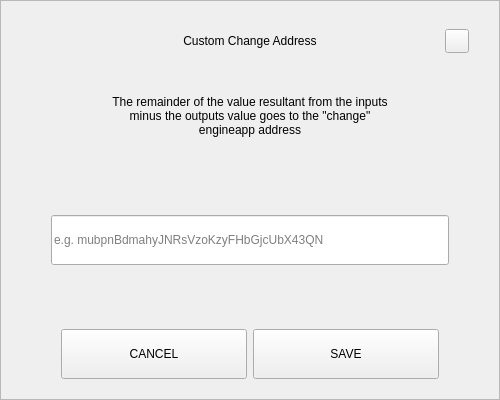
<?xml version="1.0" encoding="UTF-8"?>
<ui version="4.0">
 <class>SendChangeAddressDialog</class>
 <widget class="QDialog" name="SendChangeAddressDialog">
  <property name="geometry">
   <rect>
    <x>0</x>
    <y>0</y>
    <width>500</width>
    <height>400</height>
   </rect>
  </property>
  <property name="windowTitle">
   <string notr="true">N/A</string>
  </property>
  <layout class="QVBoxLayout" name="verticalLayout">
   <property name="spacing">
    <number>0</number>
   </property>
   <property name="leftMargin">
    <number>0</number>
   </property>
   <property name="topMargin">
    <number>0</number>
   </property>
   <property name="rightMargin">
    <number>0</number>
   </property>
   <property name="bottomMargin">
    <number>0</number>
   </property>
   <item>
    <widget class="QFrame" name="frame">
     <property name="styleSheet">
      <string notr="true"/>
     </property>
     <property name="frameShape">
      <enum>QFrame::StyledPanel</enum>
     </property>
     <property name="frameShadow">
      <enum>QFrame::Raised</enum>
     </property>
     <layout class="QVBoxLayout" name="verticalLayout_2" stretch="0,0,0,0,0,0,0">
      <property name="spacing">
       <number>0</number>
      </property>
      <property name="leftMargin">
       <number>30</number>
      </property>
      <property name="topMargin">
       <number>20</number>
      </property>
      <property name="rightMargin">
       <number>30</number>
      </property>
      <property name="bottomMargin">
       <number>20</number>
      </property>
      <item>
       <layout class="QHBoxLayout" name="horizontalLayout_3">
        <property name="spacing">
         <number>0</number>
        </property>
        <item>
         <spacer name="horizontalSpacer_2">
          <property name="orientation">
           <enum>Qt::Horizontal</enum>
          </property>
          <property name="sizeHint" stdset="0">
           <size>
            <width>40</width>
            <height>20</height>
           </size>
          </property>
         </spacer>
        </item>
        <item>
         <widget class="QLabel" name="labelTitle">
          <property name="minimumSize">
           <size>
            <width>0</width>
            <height>40</height>
           </size>
          </property>
          <property name="maximumSize">
           <size>
            <width>16777215</width>
            <height>40</height>
           </size>
          </property>
          <property name="styleSheet">
           <string notr="true">padding-left:24px;</string>
          </property>
          <property name="text">
           <string>Custom Change Address</string>
          </property>
          <property name="alignment">
           <set>Qt::AlignCenter</set>
          </property>
          <property name="margin">
           <number>7</number>
          </property>
         </widget>
        </item>
        <item>
         <spacer name="horizontalSpacer">
          <property name="orientation">
           <enum>Qt::Horizontal</enum>
          </property>
          <property name="sizeHint" stdset="0">
           <size>
            <width>40</width>
            <height>20</height>
           </size>
          </property>
         </spacer>
        </item>
        <item>
         <widget class="QPushButton" name="btnEsc">
          <property name="minimumSize">
           <size>
            <width>24</width>
            <height>24</height>
           </size>
          </property>
          <property name="maximumSize">
           <size>
            <width>24</width>
            <height>24</height>
           </size>
          </property>
          <property name="focusPolicy">
           <enum>Qt::NoFocus</enum>
          </property>
          <property name="text">
           <string/>
          </property>
         </widget>
        </item>
       </layout>
      </item>
      <item>
       <spacer name="verticalSpacer_2">
        <property name="orientation">
         <enum>Qt::Vertical</enum>
        </property>
        <property name="sizeType">
         <enum>QSizePolicy::Fixed</enum>
        </property>
        <property name="sizeHint" stdset="0">
         <size>
          <width>20</width>
          <height>20</height>
         </size>
        </property>
       </spacer>
      </item>
      <item alignment="Qt::AlignHCenter">
       <widget class="QLabel" name="labelMessage">
        <property name="minimumSize">
         <size>
          <width>0</width>
          <height>70</height>
         </size>
        </property>
        <property name="text">
         <string>The remainder of the value resultant from the inputs minus the outputs value goes to the &quot;change&quot; engineapp address</string>
        </property>
        <property name="alignment">
         <set>Qt::AlignCenter</set>
        </property>
        <property name="wordWrap">
         <bool>true</bool>
        </property>
       </widget>
      </item>
      <item>
       <spacer name="verticalSpacer_3">
        <property name="orientation">
         <enum>Qt::Vertical</enum>
        </property>
        <property name="sizeHint" stdset="0">
         <size>
          <width>20</width>
          <height>40</height>
         </size>
        </property>
       </spacer>
      </item>
      <item>
       <layout class="QHBoxLayout" name="horizontalLayout_2">
        <property name="spacing">
         <number>0</number>
        </property>
        <property name="leftMargin">
         <number>20</number>
        </property>
        <property name="rightMargin">
         <number>20</number>
        </property>
        <item>
         <widget class="QLineEdit" name="lineEditAddress">
          <property name="minimumSize">
           <size>
            <width>0</width>
            <height>50</height>
           </size>
          </property>
          <property name="placeholderText">
           <string notr="true">e.g. mubpnBdmahyJNRsVzoKzyFHbGjcUbX43QN</string>
          </property>
         </widget>
        </item>
       </layout>
      </item>
      <item>
       <spacer name="verticalSpacer">
        <property name="orientation">
         <enum>Qt::Vertical</enum>
        </property>
        <property name="sizeHint" stdset="0">
         <size>
          <width>20</width>
          <height>40</height>
         </size>
        </property>
       </spacer>
      </item>
      <item>
       <layout class="QHBoxLayout" name="horizontalLayout" stretch="2,2">
        <property name="spacing">
         <number>6</number>
        </property>
        <property name="leftMargin">
         <number>30</number>
        </property>
        <property name="rightMargin">
         <number>30</number>
        </property>
        <item>
         <widget class="QPushButton" name="btnCancel">
          <property name="minimumSize">
           <size>
            <width>180</width>
            <height>50</height>
           </size>
          </property>
          <property name="focusPolicy">
           <enum>Qt::NoFocus</enum>
          </property>
          <property name="text">
           <string>CANCEL</string>
          </property>
         </widget>
        </item>
        <item>
         <widget class="QPushButton" name="btnSave">
          <property name="minimumSize">
           <size>
            <width>180</width>
            <height>50</height>
           </size>
          </property>
          <property name="focusPolicy">
           <enum>Qt::NoFocus</enum>
          </property>
          <property name="text">
           <string>SAVE</string>
          </property>
         </widget>
        </item>
       </layout>
      </item>
     </layout>
    </widget>
   </item>
  </layout>
 </widget>
 <resources/>
 <connections/>
</ui>
